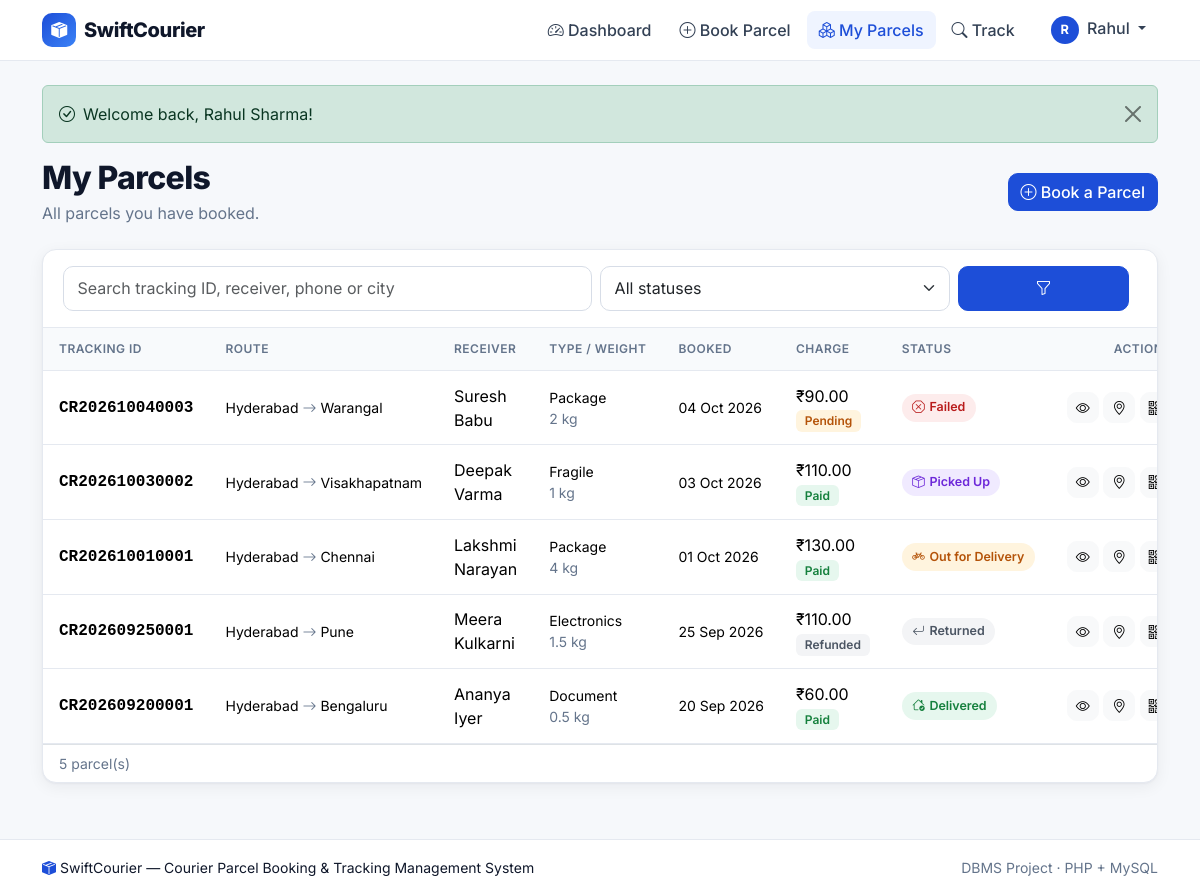
Screenshot of /my_parcels.php (signed in) with the database file from the repository.
### tables this page shows
CREATE TABLE parcels (
    parcel_id              INT UNSIGNED AUTO_INCREMENT PRIMARY KEY,
    tracking_id            CHAR(14)     NOT NULL,
    customer_id            INT UNSIGNED NOT NULL,
    sender_name            VARCHAR(100) NOT NULL,
    sender_phone           VARCHAR(15)  NOT NULL,
    sender_address         VARCHAR(255) NOT NULL,
    sender_city            VARCHAR(60)  NOT NULL,
    receiver_name          VARCHAR(100) NOT NULL,
    receiver_phone         VARCHAR(15)  NOT NULL,
    receiver_address       VARCHAR(255) NOT NULL,
    receiver_city          VARCHAR(60)  NOT NULL,
    parcel_type            ENUM('Document','Package','Electronics','Fragile','Other') NOT NULL,
    weight_kg              DECIMAL(6,2) NOT NULL,
    booking_date           DATETIME     NOT NULL DEFAULT CURRENT_TIMESTAMP,
    expected_delivery_date DATE         NOT NULL,
    delivery_charge        DECIMAL(10,2) NOT NULL,
    payment_status         ENUM('Pending','Paid','Refunded') NOT NULL DEFAULT 'Pending',
    current_status         ENUM('Booked','Picked Up','In Transit','Out for Delivery','Delivered','Failed','Returned') NOT NULL DEFAULT 'Booked',
    created_at             TIMESTAMP NOT NULL DEFAULT CURRENT_TIMESTAMP,
    CONSTRAINT uq_parcels_tracking UNIQUE (tracking_id),
    CONSTRAINT fk_parcels_customer FOREIGN KEY (customer_id) REFERENCES users(user_id)
        ON UPDATE CASCADE ON DELETE RESTRICT,
    CONSTRAINT chk_parcels_weight CHECK (weight_kg > 0 AND weight_kg <= 50),
    CONSTRAINT chk_parcels_charge CHECK (delivery_charge >= 0),
    INDEX idx_parcels_status (current_status),
    INDEX idx_parcels_booking (booking_date)
);

### my_parcels.php (the view, shortened to what this page needs)
<?php
require_once __DIR__ . '/includes/init.php';
$uid = (int)current_user()['user_id'];
$q = trim($_GET['q'] ?? '');
$status = $_GET['status'] ?? '';
if (!in_array($status, PARCEL_STATUSES, true)) $status = '';
$where = 'p.customer_id = ?';
$types = 'i';
$params = [$uid];
$parcels = db_all($conn, "SELECT p.parcel_id, p.tracking_id, p.receiver_name, p.receiver_city, p.sender_city, p.parcel_type,
        p.weight_kg, p.booking_date, p.expected_delivery_date, p.delivery_charge, p.payment_status, p.current_status
    FROM parcels p WHERE $where ORDER BY p.booking_date DESC, p.parcel_id DESC", $types, $params);
require __DIR__ . '/includes/header.php';
?>
<div class="d-flex flex-wrap justify-content-between align-items-center gap-3 mb-4">
    <div>
        <h2 class="page-title">My Parcels</h2>
        <p class="text-muted mb-0">All parcels you have booked.</p>
    </div>
    <a href="<?= e(url('book_parcel.php')) ?>" class="btn btn-primary"><i class="bi bi-plus-circle"></i> Book a Parcel</a>
</div>
<div class="card-x">
    <div class="card-head">
        <form class="row g-2 w-100" method="get">
            <div class="col-md-6"><input type="search" name="q" value="<?= e($q) ?>" class="form-control" placeholder="Search tracking ID, receiver, phone or city"></div>
            <div class="col-8 col-md-4">
                <select name="status" class="form-select">
                    <option value="">All statuses</option>
                </select>
            </div>
            <div class="col-4 col-md-2 d-flex gap-2"><button class="btn btn-primary flex-fill"><i class="bi bi-funnel"></i></button>
                <?php if ($q !== '' || $status !== ''): ?><a href="<?= e(url('my_parcels.php')) ?>" class="btn btn-light" title="Clear"><i class="bi bi-x-lg"></i></a><?php endif; ?></div>
        </form>
    </div>
    <?php if (!$parcels): ?>
        <div class="empty-state"><i class="bi bi-search"></i><?= ($q !== '' || $status !== '') ? 'No parcels match your search.' : 'You have not booked any parcels yet.' ?></div>
    <?php else: ?>
        <div class="table-responsive">
            <table class="table table-x">
                <thead><tr><th>Tracking ID</th><th>Route</th><th>Receiver</th><th>Type / Weight</th><th>Booked</th><th>Charge</th><th>Status</th><th class="text-end">Actions</th></tr></thead>
                <tbody>
                <?php foreach ($parcels as $p): ?>
                    <tr>
                        <td class="tid"><?= e($p['tracking_id']) ?></td>
                        <td class="small text-nowrap"><?= e($p['sender_city']) ?> <i class="bi bi-arrow-right text-muted"></i> <?= e($p['receiver_city']) ?></td>
                        <td><?= e($p['receiver_name']) ?></td>
                        <td class="small"><?= e($p['parcel_type']) ?><div class="text-muted"><?= e((float)$p['weight_kg']) ?> kg</div></td>
                        <td class="small text-nowrap"><?= e(fmt_date($p['booking_date'])) ?></td>
                        <td class="text-nowrap"><?= money($p['delivery_charge']) ?><div><span class="pay-badge pay-<?= strtolower($p['payment_status']) ?>"><?= e($p['payment_status']) ?></span></div></td>
                        <td><?= status_badge($p['current_status']) ?></td>
                        <td class="text-end text-nowrap">
                            <a class="btn btn-sm btn-light" href="<?= e(url('parcel_details.php?id=' . $p['parcel_id'])) ?>" title="View details"><i class="bi bi-eye"></i></a>
                            <a class="btn btn-sm btn-light" href="<?= e(url('track.php?tracking_id=' . $p['tracking_id'])) ?>" title="Track"><i class="bi bi-geo-alt"></i></a>
                            <a class="btn btn-sm btn-light" href="<?= e(url('qr.php?tracking_id=' . $p['tracking_id'])) ?>" title="QR code"><i class="bi bi-qr-code"></i></a>
                        </td>
                    </tr>
                <?php endforeach; ?>
                </tbody>
            </table>
        </div>
        <div class="px-3 py-2 small text-muted border-top"><?= count($parcels) ?> parcel(s)</div>
    <?php endif; ?>
</div>
<?php require __DIR__ . '/includes/footer.php'; ?>

### includes/functions.php (shortened to what this page needs)
<?php
function e($value): string
{
    return htmlspecialchars((string)$value, ENT_QUOTES, 'UTF-8');
}
function app_path(): string
{
    static $path = null;
    if ($path === null) {
        $root = str_replace('\\', '/', realpath($_SERVER['DOCUMENT_ROOT'] ?? '') ?: '');
        $app  = str_replace('\\', '/', realpath(__DIR__ . '/..'));
        $path = ($root !== '' && stripos($app, $root) === 0) ? substr($app, strlen($root)) : '';
        $path = rtrim($path, '/');
    }
    return $path;
}
function url(string $page = ''): string
{
    return app_path() . '/' . ltrim($page, '/');
}
function render_flash(): string
{
    $html = '';
    foreach ($_SESSION['flash'] ?? [] as $f) {
        $icon = $f['type'] === 'success' ? 'check-circle' : ($f['type'] === 'danger' ? 'exclamation-octagon' : 'info-circle');
        $html .= '<div class="alert alert-' . e($f['type']) . ' alert-dismissible fade show d-flex align-items-center gap-2" role="alert">'
            . '<i class="bi bi-' . $icon . '"></i><div>' . e($f['msg']) . '</div>'
            . '<button type="button" class="btn-close" data-bs-dismiss="alert" aria-label="Close"></button></div>';
    }
    return $html;
}
function current_user(): ?array
{
    return $_SESSION['user'] ?? null;
}
function status_class(string $status): string
{
    return 'status-' . strtolower(str_replace(' ', '-', $status));
}
function status_icon(string $status): string
{
    return [
        'Booked' => 'journal-check', 'Picked Up' => 'box-seam', 'In Transit' => 'truck',
        'Out for Delivery' => 'bicycle', 'Delivered' => 'house-check', 'Failed' => 'x-octagon',
        'Returned' => 'arrow-return-left',
    ][$status] ?? 'circle';
}
function status_badge(string $status): string
{
    return '<span class="status-badge ' . status_class($status) . '"><i class="bi bi-' . status_icon($status) . '"></i> ' . e($status) . '</span>';
}
function money($amount): string
{
    return '₹' . number_format((float)$amount, 2);
}
function fmt_date(?string $d, bool $withTime = false): string
{
    return date($withTime ? 'd M Y, h:i A' : 'd M Y', strtotime($d));
}
function db_all(mysqli $conn, string $sql, string $types = '', array $params = []): array
{
    $stmt = $conn->prepare($sql);
    if ($types !== '') {
        $stmt->bind_param($types, ...$params);
    }
    $stmt->execute();
    return $stmt->get_result()->fetch_all(MYSQLI_ASSOC);
}

### assets/css/style.css (style rules this page uses)
:root { --brand: #1d4ed8; --brand-dark: #1e3a8a; --brand-soft: #eff4ff; --accent: #f59e0b; --ink: #0f172a; --muted: #64748b; --line: #e5e9f0; --bg: #f6f8fb; --card: #ffffff; --radius: 14px; --shadow: 0 1px 2px rgba(15, 23, 42, .04), 0 4px 16px rgba(15, 23, 42, .06); --bs-primary: #1d4ed8; --bs-primary-rgb: 29, 78, 216; --bs-body-font-family: 'Inter', system-ui, -apple-system, 'Segoe UI', Roboto, sans-serif; }
body { background: var(--bg); color: var(--ink); min-height: 100vh; display: flex; flex-direction: column; }
a { color: var(--brand); }
.btn-primary { --bs-btn-bg: var(--brand); --bs-btn-border-color: var(--brand); --bs-btn-hover-bg: var(--brand-dark); --bs-btn-hover-border-color: var(--brand-dark); --bs-btn-active-bg: var(--brand-dark); }
.btn { border-radius: 10px; font-weight: 500; }
.form-control, .form-select { border-radius: 10px; border-color: #d7dde7; padding: .6rem .85rem; }
.text-muted { color: var(--muted) !important; }
.card-x { background: var(--card); border: 1px solid var(--line); border-radius: var(--radius); box-shadow: var(--shadow); overflow: hidden; }
.card-x .card-head { padding: 1rem 1.25rem; border-bottom: 1px solid var(--line); display: flex; align-items: center; justify-content: space-between; gap: .75rem; flex-wrap: wrap; }
.page-title { font-weight: 800; letter-spacing: -.02em; margin-bottom: .2rem; }
.status-badge { display: inline-flex; align-items: center; gap: .3rem; padding: .28rem .65rem; border-radius: 999px; font-size: .78rem; font-weight: 600; white-space: nowrap; }
.status-picked-up { background: #f0eaff; color: #6d28d9; }
.status-out-for-delivery { background: #fff4de; color: #b45309; }
.status-delivered { background: #e6f7ee; color: #15803d; }
.status-failed { background: #fdecec; color: #b91c1c; }
.status-returned { background: #f3f4f6; color: #4b5563; }
.pay-badge { font-size: .75rem; font-weight: 600; padding: .2rem .55rem; border-radius: 6px; }
.pay-paid { background: #e6f7ee; color: #15803d; }
.pay-pending { background: #fff4de; color: #b45309; }
.pay-refunded { background: #f3f4f6; color: #4b5563; }
.table-x { margin: 0; }
.table-x thead th { background: #f8fafc; color: var(--muted); font-size: .75rem; text-transform: uppercase; letter-spacing: .04em; font-weight: 600; border-bottom: 1px solid var(--line); padding: .75rem 1rem; white-space: nowrap; }
.table-x td { padding: .8rem 1rem; vertical-align: middle; border-color: var(--line); }
.tid { font-family: ui-monospace, 'SFMono-Regular', Consolas, monospace; font-weight: 600; color: var(--brand-dark); }

### rows the page displays
parcels: tracking "CR202610040003", sender_city "Hyderabad", receiver_city "Warangal", receiver_name "Suresh Babu", parcel_type "Package", weight_kg "2", booking_date "04 Oct 2026", delivery_charge "₹90.00", payment_status "Pending", current_status "Failed"
parcels: tracking "CR202610030002", sender_city "Hyderabad", receiver_city "Visakhapatnam", receiver_name "Deepak Varma", parcel_type "Fragile", weight_kg "1", booking_date "03 Oct 2026", delivery_charge "₹110.00", payment_status "Paid", current_status "Picked Up"
parcels: tracking "CR202610010001", sender_city "Hyderabad", receiver_city "Chennai", receiver_name "Lakshmi Narayan", parcel_type "Package", weight_kg "4", booking_date "01 Oct 2026", delivery_charge "₹130.00", payment_status "Paid", current_status "Out for Delivery"
parcels: tracking "CR202609250001", sender_city "Hyderabad", receiver_city "Pune", receiver_name "Meera Kulkarni", parcel_type "Electronics", weight_kg "1.5", booking_date "25 Sep 2026", delivery_charge "₹110.00", payment_status "Refunded", current_status "Returned"
parcels: tracking "CR202609200001", sender_city "Hyderabad", receiver_city "Bengaluru", receiver_name "Ananya Iyer", parcel_type "Document", weight_kg "0.5", booking_date "20 Sep 2026", delivery_charge "₹60.00", payment_status "Paid", current_status "Delivered"

### other values shown
APP_NAME "SwiftCourier"
$label "Dashboard Book Parcel My Parcels Track"
substr($user['name'], 0, 1) "R"
explode(' ', $user['name'])[0] "Rahul"
$f['msg'] "Welcome back, Rahul Sharma!"
count($parcels) "5"
